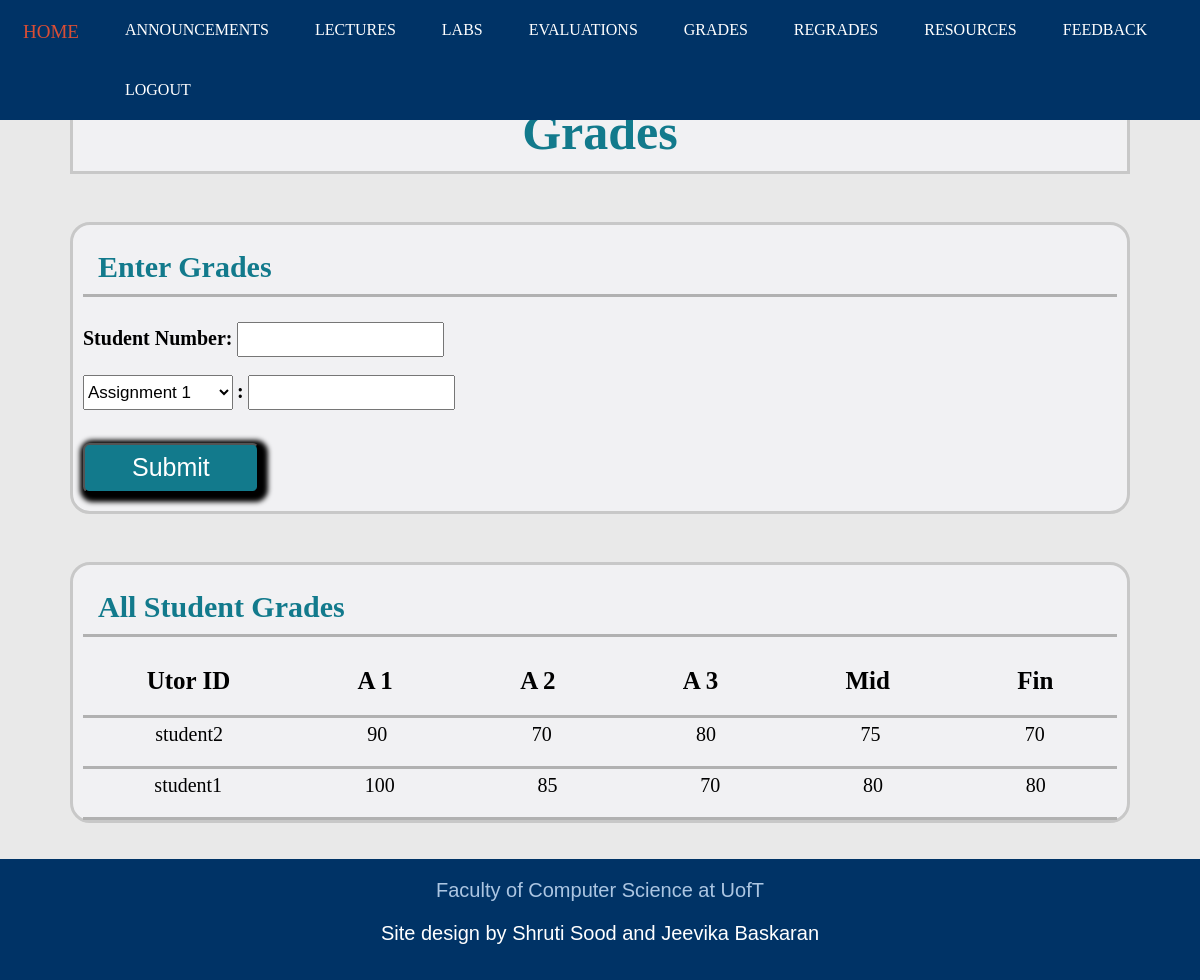
The app's page /grades_i.html (signed in), older data.
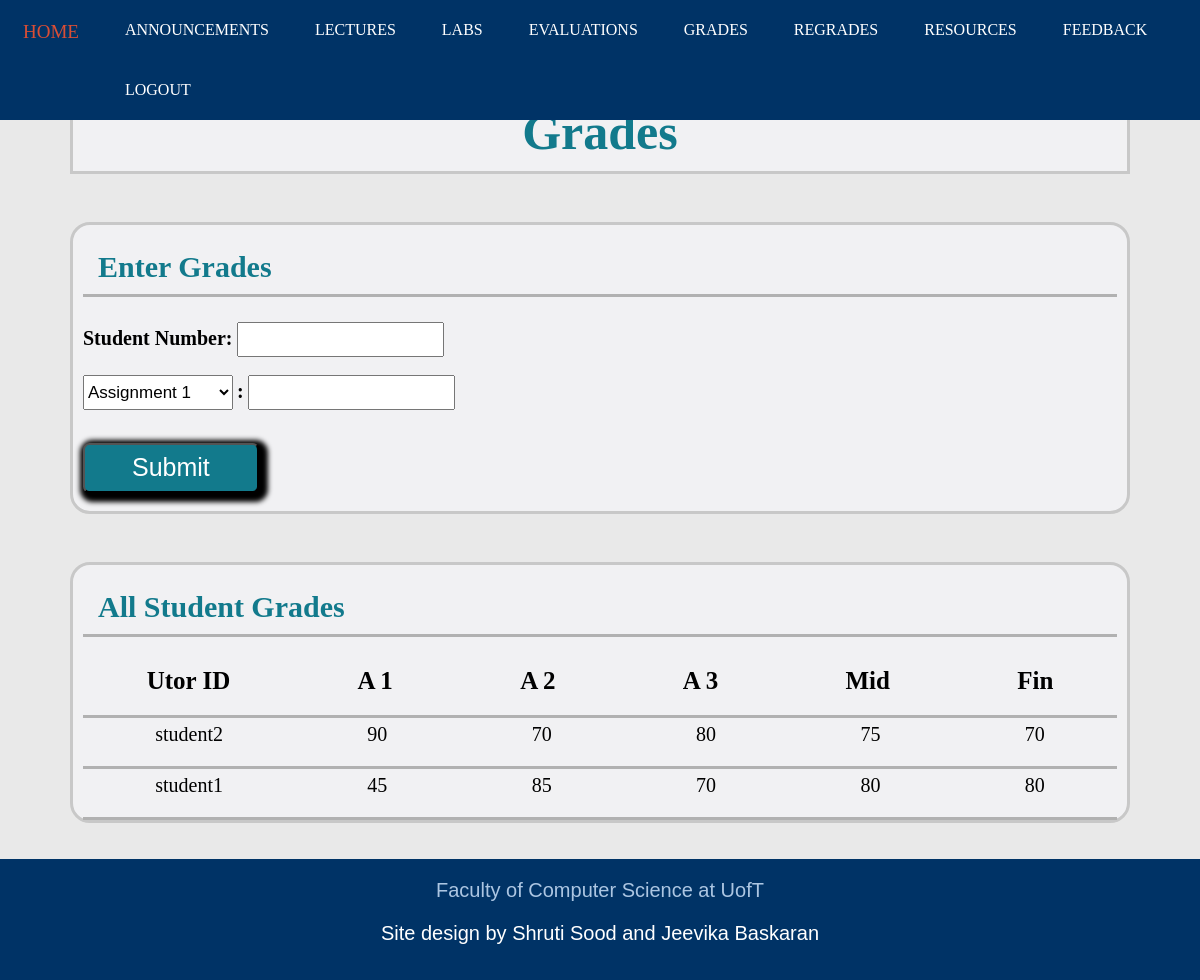
The same page, newer data.
### tables this page shows
CREATE TABLE "Grades" (
	"UtorID"	TEXT,
	"A1"	INTEGER,
	"A2"	INTEGER,
	"A3"	INTEGER,
	"Midterm"	INTEGER,
	"Final"	INTEGER,
	PRIMARY KEY("UtorID")
);

### app.py (the view)
@app.route('/grades_i.html')
def grades_i():
    if session.get('current_login') == None:
        return render_template('login.html')
    else:
        sql = """ SELECT * FROM Grades """
        class1 = db.engine.execute(text(sql))
        return render_template('/grades_i.html', class1 = class1)

### templates/grades_i.html (shortened to what this page needs)
<!DOCTYPE html>
<html>
<head>
	<link rel="stylesheet" type="text/css" href="static/StyleSheets/gradei.css">
	<link rel="stylesheet" type="text/css" href="static/StyleSheets/headerfooter.css">
</head>
<body>
	<div class = "navbar">
		<a href="index_i.html">HOME</a>
		<a href="announcements_i.html">ANNOUNCEMENTS</a>
		<a href="lectures_i.html">LECTURES</a>
		<a href="labs_i.html">LABS</a>
		<a href="evaluations_i.html">EVALUATIONS</a>
		<a href="grades_i.html">GRADES</a>
		<a href="regrades_i.html">REGRADES</a>
		<a href="resources_i.html">RESOURCES</a>
		<a href="feedback_i.html">FEEDBACK</a>
		<a href="logout">LOGOUT</a>
	</div>
	<div class = "title">
		<section class="title_sec">
			<h1>Grades</h1>
		</section>
	</div>
	<br>
	<div class = "entermark">
		<section class="enter_mark">
			<h1> Enter Grades </h1>
			<div class = "formsection">
				<form action = "EnterGrades" method="POST">
					<label for = "StudentNumber"><strong>Student Number: </strong></label>
					<input type = "text" id="StudentNumber" name = "StudentNumber">
					<br> </br>
					<select id = "assgn" name = "assgn" class = "assgn">
			            <option value = "A1">Assignment 1</option>
			        </select>
			        <label><strong>:</strong></label>
					<input type = "text" id="grade" name = "grade">
					<br> </br>
					<input type = "submit" value = "Submit" class="Submit">
				</form>
			</div>
			<br>
		</section>
	</div>
	<br>
	<div class = "allmark">
		<section class="all_mark">
			<h1> All Student Grades </h1>
			<div class = "Heading">
				<h2 class = "item1">Utor ID</h2>
				<h2 class = "item2">A 1</h2>
				<h2 class = "item3">A 2</h2>
				<h2 class = "item4">A 3</h2>
				<h2 class = "item5">Mid</h2>
				<h2 class = "item6">Fin</h2>
			</div>
			{% for student in class1 : %}
			<div class = "stdgrades">
				<p class = "item1">{{ student['UtorID'] }}</p>
				<p class = "item2">{{ student['A1'] }}</p>
				<p class = "item3">{{ student['A2'] }}</p>
				<p class = "item4">{{ student['A3'] }}</p>
				<p class = "item5">{{ student['Midterm'] }}</p>
				<p class = "item6">{{ student['Final'] }}</p>
			</div>
			{% endfor %}
		</section>
	</div>
	<br><br>
	<div class = "footer">
		<a href="https://web.cs.toronto.edu/" target="_blank">Faculty of Computer Science at UofT</a>
		<p>Site design by Shruti Sood and Jeevika Baskaran</p>
	</div>
</body>
</html>

### static/StyleSheets/gradei.css (style rules this page uses)
.title { margin-top: 90px; background-color: #F1F1F3; margin-left: 70px; margin-right: 70px; }
.title_sec { padding-left: 10px; padding-right: 10px; border: solid; border-color: #C8C8C8; display: block; }
.title_sec h1 { color: #127a8c; font-size: 50px; text-align: center; margin:10px; }
.entermark { margin-top: 30px; margin-left: 70px; margin-right: 70px; }
.allmark { margin-top: 30px; margin-left: 70px; margin-right: 70px; }
.enter_mark { padding-left: 10px; padding-right: 10px; border: solid; border-color: #C8C8C8; display: block; border-radius: 20px; background-color: #F1F1F3; }
.all_mark { padding-left: 10px; padding-right: 10px; border: solid; border-color: #C8C8C8; display: block; border-radius: 20px; background-color: #F1F1F3; }
.enter_mark label { font-size: 20px; }
.entermark input[type=text] { padding-top: 7px; padding-bottom: 7px; font-size: 15px; }
.enter_mark h1 { color: #127a8c; padding-bottom: 10px; padding-left: 15px; font-size: 30px; border-bottom: solid; border-bottom-color: #B1B1B1; }
.all_mark h1 { color: #127a8c; padding-bottom: 10px; padding-left: 15px; font-size: 30px; border-bottom: solid; border-bottom-color: #B1B1B1; }
.Submit { align-self: center; margin-top: 15px; font-size: 30px; border-radius: 0.4rem; box-shadow: 3px 3px 5px 6px #000000; }
.entermark input[type=submit] { width:17%; height:50px; font-size:25px; background-color: #127a8c; color: white; align-items: center; }
.assgn { height : 35px; width : 150px; font-size: 17px; }
.Heading { display: grid; overflow: hidden; width: 100%; border-bottom: solid; border-bottom-color: #B1B1B1; }
.stdgrades { display:grid; overflow: hidden; width: 100%; border-bottom: solid; border-bottom-color: #B1B1B1; }
.item1 { grid-column-start: 1; grid-column-end: 2; text-align: center; }
.item2 { grid-column-start: 2; grid-column-end: 3; text-align: center; }
.item3 { grid-column-start: 3; grid-column-end: 4; text-align: center; }
.item4 { grid-column-start: 4; grid-column-end: 5; }
.item5 { grid-column-start: 5; grid-column-end: 6; text-align: center; }
.item6 { grid-column-start: 6; grid-column-end: 7; text-align: center; }
.stdgrades p { font-size: 20px; float: left; text-align: center; padding: 5px; padding-bottom: 0px; margin-top:0px; text-decoration: none; }
.Heading h2 { float: left; text-align: center; padding: 5px; padding-bottom: 0px; margin-top:0px; text-decoration: none; font-size: 25px; }

### static/StyleSheets/headerfooter.css (style rules this page uses)
body { margin:0px; border:0px; padding:0px; background-color: #E9E9E9; }
.navbar { background-color: #003366; position: fixed; top: 0; overflow: hidden; width: 100%; }
.navbar a { float: left; color: white; text-align: center; padding: 21px 23px; text-decoration: none; font-size: 16px; }
.footer { background-color: #003366; overflow: hidden; min-height: 12vh; padding-top: 20px; padding-bottom: 5px; font-family:'Poppins', sans-serif; text-align: center; }
.footer a { color: #ACC6E2; padding-top: : 20px; text-decoration: none; font-size: 20px; }
.footer p { color: white; font-size: 20px; }

Row changes from the older to the newer data that the page shows:
changed Grades "student1": A1 "100" → "45"
